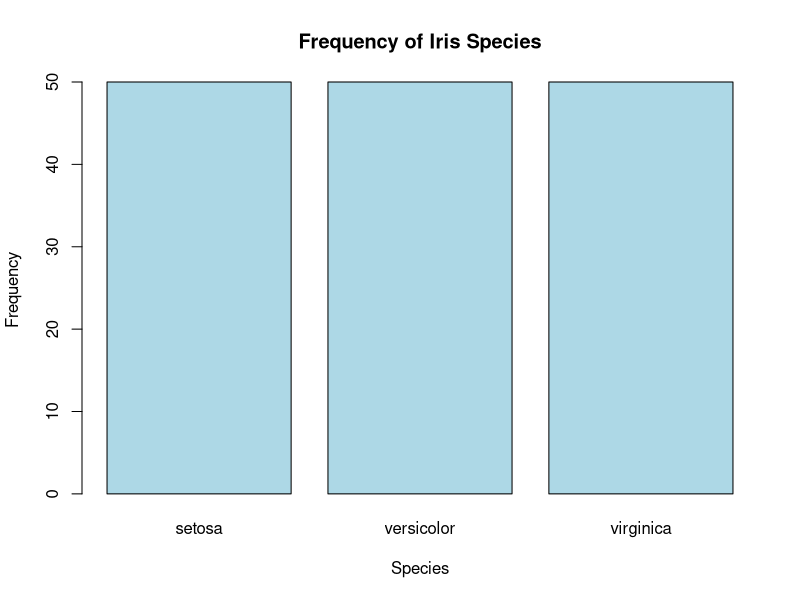
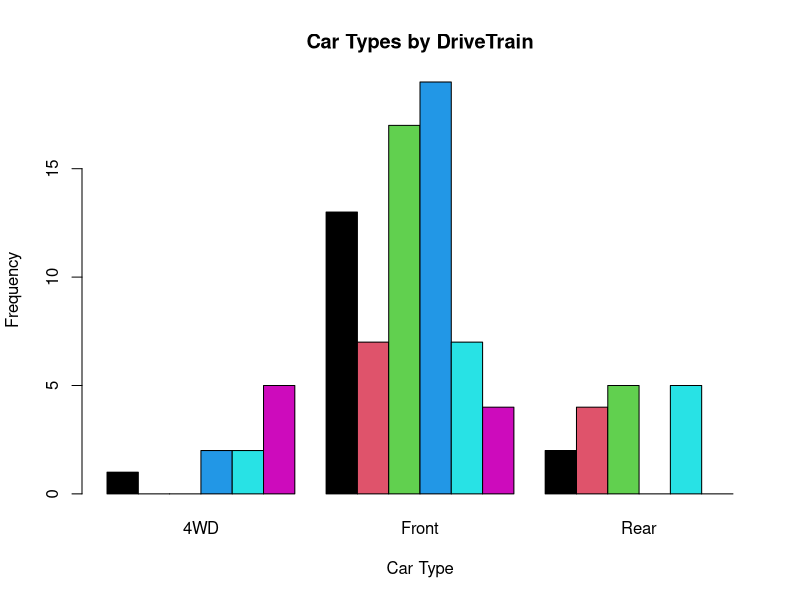
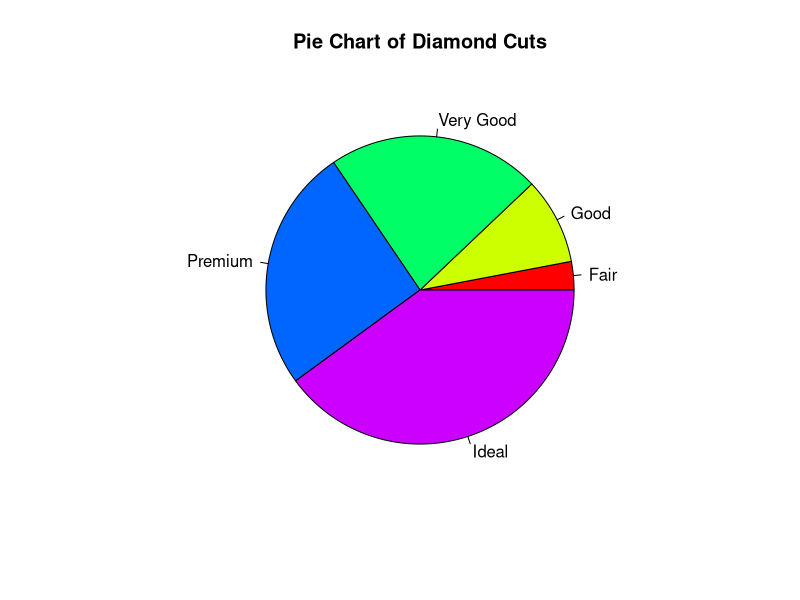
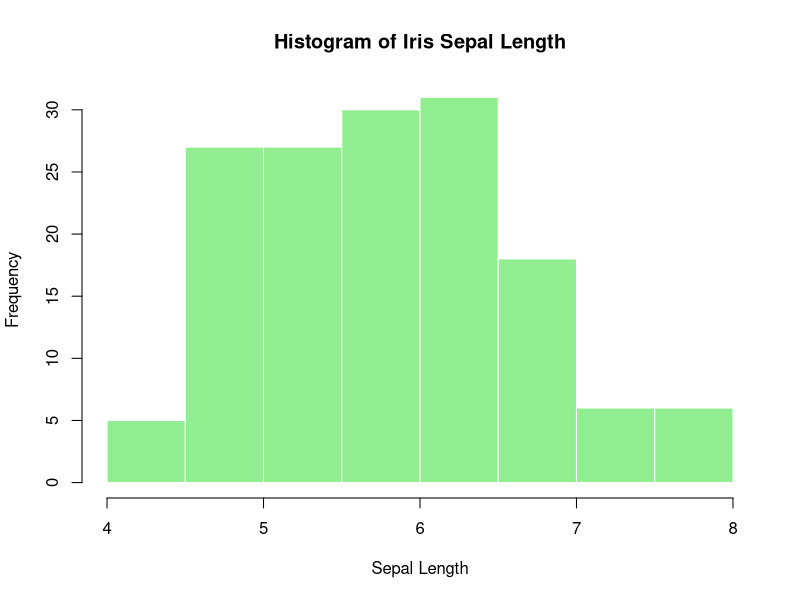

The R source for these figures, in order:
## ---- chunk 1
library(MASS)
library(ggplot2)
## ---- chunk 2
iris_freq <- table(iris$Species)
iris_freq
## ---- chunk 3
data(Cars93)
cars93_freq <- table(Cars93$Type)
cars93_freq
## ---- chunk 4
data(diamonds)
diamonds_freq <- table(diamonds$cut)
diamonds_freq
## ---- chunk 5
iris_rel_freq <- table(iris$Species)/nrow(iris)
iris_rel_freq
## ---- chunk 6
cars93_rel_freq <- table(Cars93$Type)/nrow(Cars93)
cars93_rel_freq
## ---- chunk 7
diamonds_rel_freq <- table(diamonds$cut)/nrow(diamonds)
diamonds_rel_freq
## ---- chunk 8
barplot(table(iris$Species), 
        main = "Frequency of Iris Species", 
        xlab = "Species", 
        ylab = "Frequency", 
        col = "lightblue")
## ---- chunk 9
cars93_table <- table(Cars93$Type, Cars93$DriveTrain)
cars93_table

barplot(cars93_table, 
        beside = T, 
        main = "Car Types by DriveTrain", 
        xlab = "Car Type", 
        ylab = "Frequency", 
        col = 1:6)

## ---- chunk 10
pie(table(diamonds$cut), 
    main = "Pie Chart of Diamond Cuts", 
    col = rainbow(length(table(diamonds$cut))))
## ---- chunk 11
hist(iris$Sepal.Length, 
     main = "Histogram of Iris Sepal Length", 
     xlab = "Sepal Length", 
     col = "lightgreen", 
     border = "white")
## ---- chunk 12
mean_sepal <- mean(iris$Sepal.Length)
median_sepal <- median(iris$Sepal.Length)
print(mean_sepal)
print(median_sepal)
## ---- chunk 13
data(txhousing)
?txhousing
## ---- chunk 14

